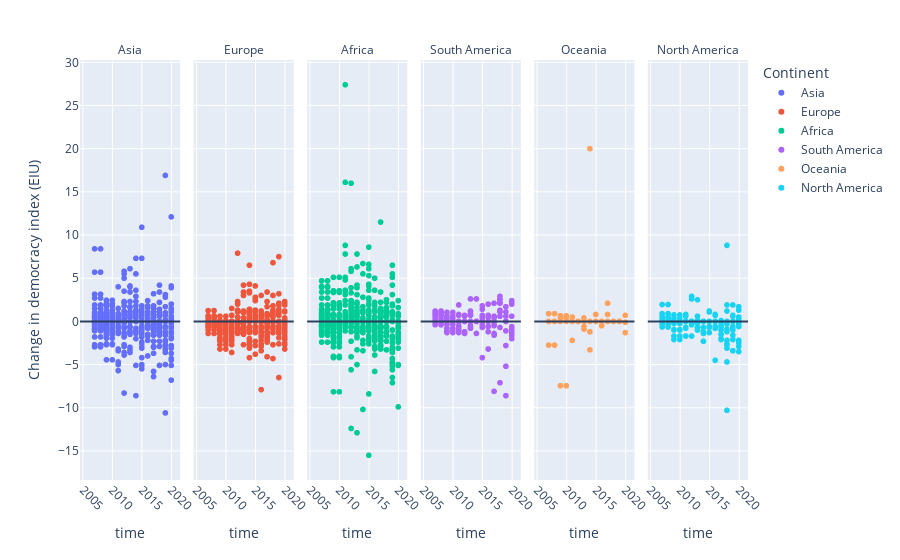

Notebook source saved alongside this figure:
### Markdown cell above
# Change in Democracy 2006-2020 by continent

## Notes
2010 and 2011 appear to have brought some major increases in Democratic score in Africa.
Those gains, however, are offset by losses in 2013 in places like Lybia and Egypt

### Code cell
fig = px.scatter(df, x="time",  y="Change in democracy index (EIU)",
                 animation_group='name', color ="Continent", hover_name="name",facet_col='Continent')
                #animation_frame='time',)
fig.update_xaxes(tickangle=45)
fig.add_hline(y=0)
fig.for_each_annotation(lambda a: a.update(text=a.text.split("=")[-1])) #eliminate "name=countryname" convention for each graph.
fig.show()

### Figure 1 — Plotly figure (JSON) as saved in the notebook; plotly's stock layout.template omitted (floating-point values rounded to 4 significant figures; data arrays with more than 128 entries replaced by an {"elided": "..."} marker saying what was removed)
{"data": [{"hovertemplate": "<b>%{hovertext}</b><br><br>Continent=Asia<br>time=%{x}<br>Change in democracy index (EIU)=%{y}<extra></extra>", "hovertext": {"elided": "659 str values"}, "ids": {"elided": "659 str values"}, "legendgroup": "Asia", "marker": {"color": "#636efa", "symbol": "circle"}, "mode": "markers", "name": "Asia", "showlegend": true, "type": "scattergl", "x": {"elided": "659 int values"}, "xaxis": "x", "y": {"elided": "659 float values"}, "yaxis": "y"}, {"hovertemplate": "<b>%{hovertext}</b><br><br>Continent=Europe<br>time=%{x}<br>Change in democracy index (EIU)=%{y}<extra></extra>", "hovertext": {"elided": "628 str values"}, "ids": {"elided": "628 str values"}, "legendgroup": "Europe", "marker": {"color": "#EF553B", "symbol": "circle"}, "mode": "markers", "name": "Europe", "showlegend": true, "type": "scattergl", "x": {"elided": "628 int values"}, "xaxis": "x2", "y": {"elided": "628 float values"}, "yaxis": "y2"}, {"hovertemplate": "<b>%{hovertext}</b><br><br>Continent=Africa<br>time=%{x}<br>Change in democracy index (EIU)=%{y}<extra></extra>", "hovertext": {"elided": "764 str values"}, "ids": {"elided": "764 str values"}, "legendgroup": "Africa", "marker": {"color": "#00cc96", "symbol": "circle"}, "mode": "markers", "name": "Africa", "showlegend": true, "type": "scattergl", "x": {"elided": "764 int values"}, "xaxis": "x3", "y": {"elided": "764 float values"}, "yaxis": "y3"}, {"hovertemplate": "<b>%{hovertext}</b><br><br>Continent=South America<br>time=%{x}<br>Change in democracy index (EIU)=%{y}<extra></extra>", "hovertext": {"elided": "180 str values"}, "ids": {"elided": "180 str values"}, "legendgroup": "South America", "marker": {"color": "#ab63fa", "symbol": "circle"}, "mode": "markers", "name": "South America", "showlegend": true, "type": "scattergl", "x": {"elided": "180 int values"}, "xaxis": "x4", "y": {"elided": "180 float values"}, "yaxis": "y4"}, {"hovertemplate": "<b>%{hovertext}</b><br><br>Continent=Oceania<br>time=%{x}<br>Change in democracy index (EIU)=%{y}<extra></extra>", "hovertext": ["Australia", "Australia", "Australia", "Australia", "Australia", "Australia", "Australia", "Australia", "Australia", "Australia", "Australia", "Australia", "Australia", "Australia", "Australia", "Fiji", "Fiji", "Fiji", "Fiji", "Fiji", "Fiji", "Fiji", "Fiji", "Fiji", "Fiji", "Fiji", "Fiji", "Fiji", "Fiji", "Fiji", "New Zealand", "New Zealand", "New Zealand", "New Zealand", "New Zealand", "New Zealand", "New Zealand", "New Zealand", "New Zealand", "New Zealand", "New Zealand", "New Zealand", "New Zealand", "New Zealand", "New Zealand", "Papua New Guinea", "Papua New Guinea", "Papua New Guinea", "Papua New Guinea", "Papua New Guinea", "Papua New Guinea", "Papua New Guinea", "Papua New Guinea", "Papua New Guinea", "Papua New Guinea", "Papua New Guinea", "Papua New Guinea", "Papua New Guinea", "Papua New Guinea", "Papua New Guinea"], "ids": ["Australia", "Australia", "Australia", "Australia", "Australia", "Australia", "Australia", "Australia", "Australia", "Australia", "Australia", "Australia", "Australia", "Australia", "Australia", "Fiji", "Fiji", "Fiji", "Fiji", "Fiji", "Fiji", "Fiji", "Fiji", "Fiji", "Fiji", "Fiji", "Fiji", "Fiji", "Fiji", "Fiji", "New Zealand", "New Zealand", "New Zealand", "New Zealand", "New Zealand", "New Zealand", "New Zealand", "New Zealand", "New Zealand", "New Zealand", "New Zealand", "New Zealand", "New Zealand", "New Zealand", "New Zealand", "Papua New Guinea", "Papua New Guinea", "Papua New Guinea", "Papua New Guinea", "Papua New Guinea", "Papua New Guinea", "Papua New Guinea", "Papua New Guinea", "Papua New Guinea", "Papua New Guinea", "Papua New Guinea", "Papua New Guinea", "Papua New Guinea", "Papua New Guinea", "Papua New Guinea"], "legendgroup": "Oceania", "marker": {"color": "#FFA15A", "symbol": "circle"}, "mode": "markers", "name": "Oceania", "showlegend": true, "type": "scattergl", "x": [2006, 2007, 2008, 2009, 2010, 2011, 2012, 2013, 2014, 2015, 2016, 2017, 2018, 2019, 2020, 2006, 2007, 2008, 2009, 2010, 2011, 2012, 2013, 2014, 2015, 2016, 2017, 2018, 2019, 2020, 2006, 2007, 2008, 2009, 2010, 2011, 2012, 2013, 2014, 2015, 2016, 2017, 2018, 2019, 2020, 2006, 2007, 2008, 2009, 2010, 2011, 2012, 2013, 2014, 2015, 2016, 2017, 2018, 2019, 2020], "xaxis": "x5", "y": [null, 0, 0, 0.65, 0.65, 0, 0, -0.9, -1.2, 0, 0, 0.8, 0, 0, -1.3, null, -2.75, -2.75, -7.45, -7.45, 0.5, 0, -0.6, 20, 0.8, -0.5, 2.1, 0, 0, -1.3, null, 0.9, 0.9, 0.35, 0.35, 0, 0, 0, 0, 0, 0, 0, 0, 0, -0.1, null, 0, 0, 0, 0, -2.2, 0, 0.4, -3.3, 0, 0, 0, 0, 0, 0.7], "yaxis": "y5"}, {"hovertemplate": "<b>%{hovertext}</b><br><br>Continent=North America<br>time=%{x}<br>Change in democracy index (EIU)=%{y}<extra></extra>", "hovertext": {"elided": "210 str values"}, "ids": {"elided": "210 str values"}, "legendgroup": "North America", "marker": {"color": "#19d3f3", "symbol": "circle"}, "mode": "markers", "name": "North America", "showlegend": true, "type": "scattergl", "x": {"elided": "210 int values"}, "xaxis": "x6", "y": {"elided": "210 float values"}, "yaxis": "y6"}], "layout": {"annotations": [{"showarrow": false, "text": "Asia", "x": 0.075, "xanchor": "center", "xref": "paper", "y": 1, "yanchor": "bottom", "yref": "paper"}, {"showarrow": false, "text": "Europe", "x": 0.245, "xanchor": "center", "xref": "paper", "y": 1, "yanchor": "bottom", "yref": "paper"}, {"showarrow": false, "text": "Africa", "x": 0.415, "xanchor": "center", "xref": "paper", "y": 1, "yanchor": "bottom", "yref": "paper"}, {"showarrow": false, "text": "South America", "x": 0.585, "xanchor": "center", "xref": "paper", "y": 1, "yanchor": "bottom", "yref": "paper"}, {"showarrow": false, "text": "Oceania", "x": 0.755, "xanchor": "center", "xref": "paper", "y": 1, "yanchor": "bottom", "yref": "paper"}, {"showarrow": false, "text": "North America", "x": 0.925, "xanchor": "center", "xref": "paper", "y": 1, "yanchor": "bottom", "yref": "paper"}], "legend": {"title": {"text": "Continent"}, "tracegroupgap": 0}, "margin": {"t": 60}, "shapes": [{"type": "line", "x0": 0, "x1": 1, "xref": "x domain", "y0": 0, "y1": 0, "yref": "y"}, {"type": "line", "x0": 0, "x1": 1, "xref": "x2 domain", "y0": 0, "y1": 0, "yref": "y2"}, {"type": "line", "x0": 0, "x1": 1, "xref": "x3 domain", "y0": 0, "y1": 0, "yref": "y3"}, {"type": "line", "x0": 0, "x1": 1, "xref": "x4 domain", "y0": 0, "y1": 0, "yref": "y4"}, {"type": "line", "x0": 0, "x1": 1, "xref": "x5 domain", "y0": 0, "y1": 0, "yref": "y5"}, {"type": "line", "x0": 0, "x1": 1, "xref": "x6 domain", "y0": 0, "y1": 0, "yref": "y6"}], "xaxis": {"anchor": "y", "domain": [0, 0.15], "tickangle": 45, "title": {"text": "time"}}, "xaxis2": {"anchor": "y2", "domain": [0.17, 0.32], "matches": "x", "tickangle": 45, "title": {"text": "time"}}, "xaxis3": {"anchor": "y3", "domain": [0.34, 0.49], "matches": "x", "tickangle": 45, "title": {"text": "time"}}, "xaxis4": {"anchor": "y4", "domain": [0.51, 0.66], "matches": "x", "tickangle": 45, "title": {"text": "time"}}, "xaxis5": {"anchor": "y5", "domain": [0.68, 0.83], "matches": "x", "tickangle": 45, "title": {"text": "time"}}, "xaxis6": {"anchor": "y6", "domain": [0.85, 1], "matches": "x", "tickangle": 45, "title": {"text": "time"}}, "yaxis": {"anchor": "x", "domain": [0, 1], "title": {"text": "Change in democracy index (EIU)"}}, "yaxis2": {"anchor": "x2", "domain": [0, 1], "matches": "y", "showticklabels": false}, "yaxis3": {"anchor": "x3", "domain": [0, 1], "matches": "y", "showticklabels": false}, "yaxis4": {"anchor": "x4", "domain": [0, 1], "matches": "y", "showticklabels": false}, "yaxis5": {"anchor": "x5", "domain": [0, 1], "matches": "y", "showticklabels": false}, "yaxis6": {"anchor": "x6", "domain": [0, 1], "matches": "y", "showticklabels": false}}}
